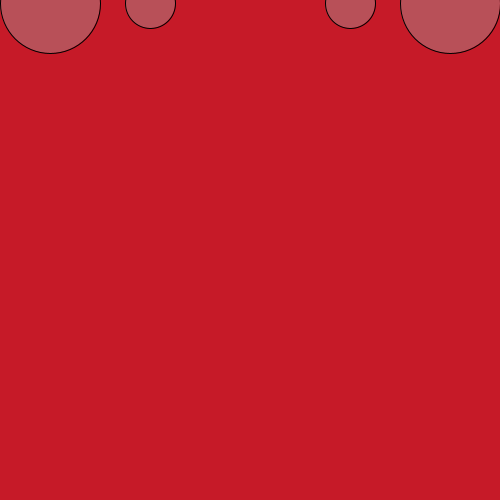
Frame 1 (no input)
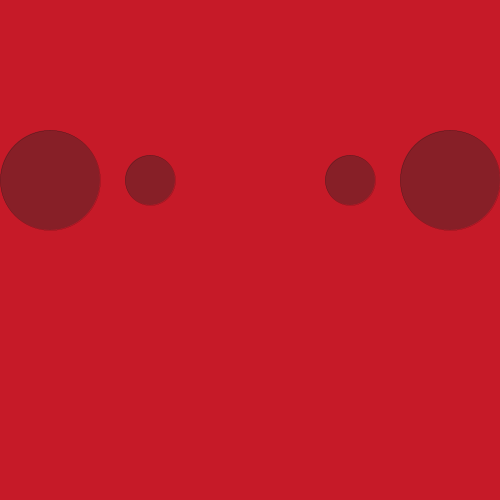
Frame 60 (the mouse pressed at the canvas centre just before this capture)
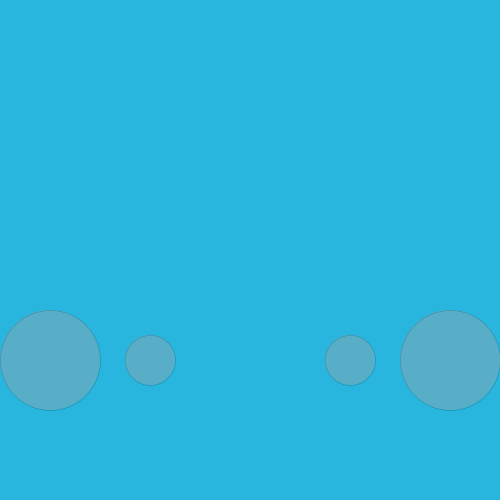
Frame 120 (the mouse held since frame 60 and released just before this capture)

The Processing sketch that drew these frames (run headless with seeded random() and noise(); from frame 60 on, the mouse is pressed at the canvas centre):

// Processing sketch: processing_4826
// ── processing_4826.pde

float grijs;
float x = 0;
float y = 0;
float snelheid = 3;

void setup() {
  size(500,500);
  smooth();
}

void draw() {
  // Achtergrond 
  background(#C61A28);
  
  // achtergrond veranderen
  if(mouseY < 250) 
  { background(#C61A28);
  }
  else 
  { background(#28B5DE);
  }
  
  // positie veranderen
  if (y > 450 || y < 0) { 
    snelheid = snelheid * -1;
  }

  grijs = random(0,255);
  y = y + snelheid;
  
  fill(grijs,100);
  ellipse(350,y,50,50);
  ellipse(150,y,50,50);
  ellipse(450,y,100,100);
  ellipse(50,y,100,100);
  
  println (x);
  println (y);
  
  // lijn
  stroke(0);
  strokeWeight(abs(mouseX-pmouseX));
  strokeCap(ROUND);
  line(pmouseX,pmouseY,mouseX,mouseY);
}
